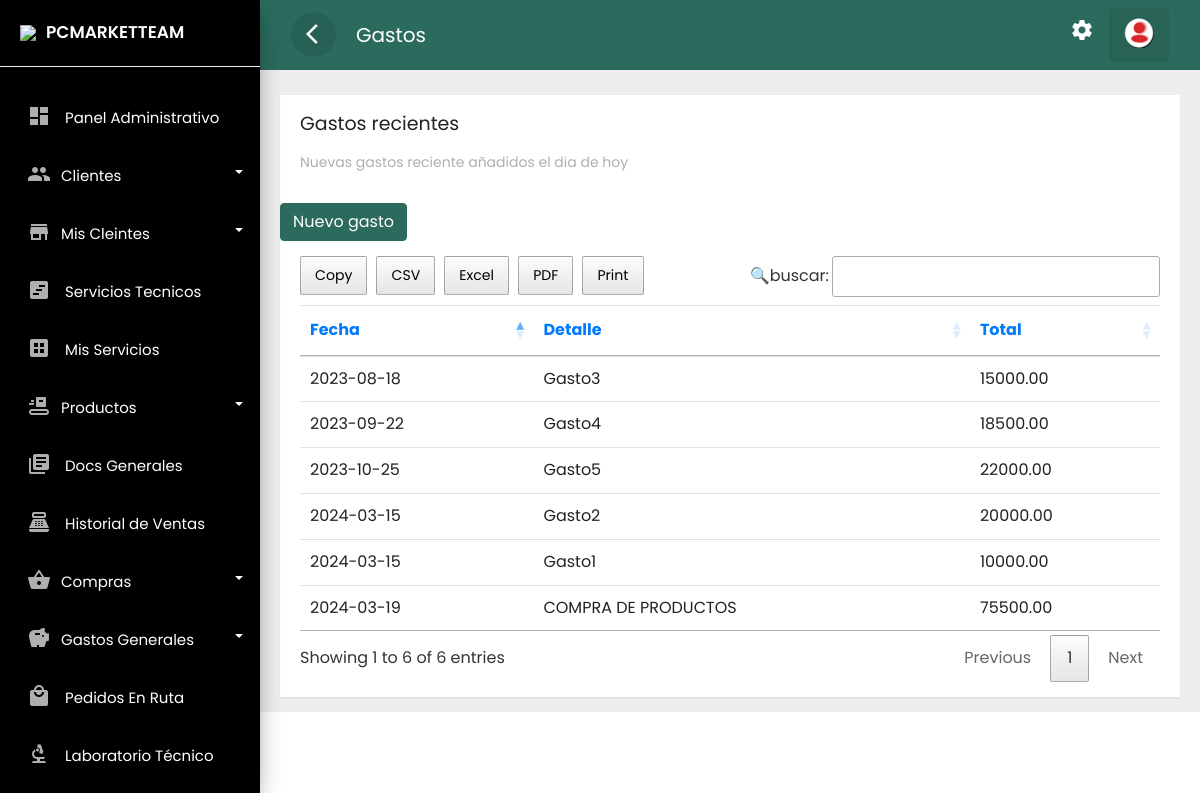
Page /frontend/gastos/mostrar.php (signed in) on the earlier database version.
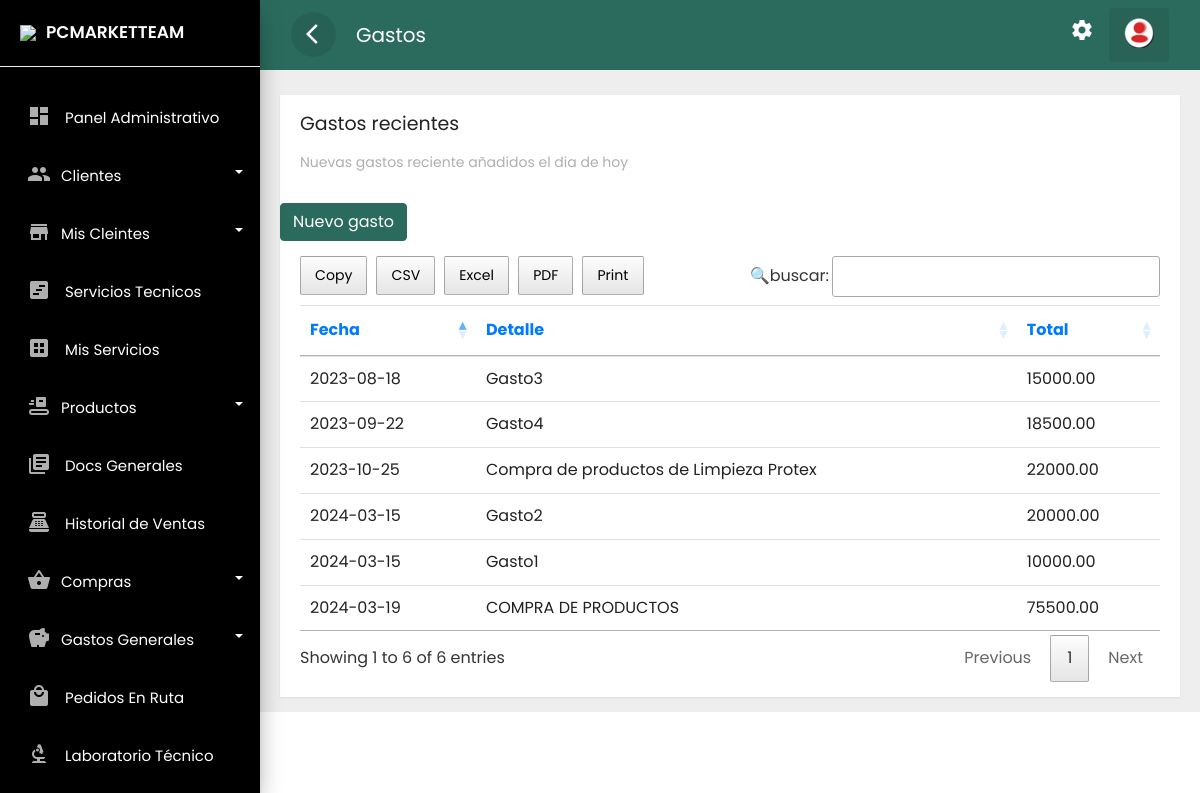
Same page on the later database version.
### tables this page shows
CREATE TABLE `gastos` (
  `idga` int(11) NOT NULL,
  `detall` text NOT NULL,
  `total` decimal(10,2) NOT NULL,
  `fec` text NOT NULL
);

### frontend/gastos/mostrar.php (the view, shortened to what this page needs)
<?php if(isset($_SESSION['id'])) { ?>
<!doctype html>
<html lang="es">
<head>
    <link rel="stylesheet" href="../../backend/css/bootstrap.min.css">
    <link rel="stylesheet" href="../../backend/css/custom.css">
    <link rel="stylesheet" href="../../backend/css/loader.css">
    <link rel="stylesheet" type="text/css" href="../../backend/css/datatable.css">
    <link rel="stylesheet" type="text/css" href="../../backend/css/buttonsdataTables.css">
    <link rel="stylesheet" type="text/css" href="../../backend/css/font.css">
</head>
<body>
    <div class="wrapper">
        <?php    include_once '../layouts/nav.php';  include_once '../layouts/menu_data.php';    ?>
        <nav id="sidebar">
            <div class="sidebar-header">
                <h3><img src="../../backend/img/favicon.png" class="img-fluid"><span>PCMARKETTEAM</span></h3>
            </div>
        </nav>
        <div id="content">
            <div class="top-navbar">
                <nav class="navbar navbar-expand-lg">
                    <div class="container-fluid">
                        <button type="button" id="sidebarCollapse" class="d-xl-block d-lg-block d-md-mone d-none">
                            <span class="material-icons">arrow_back_ios</span>
                        </button>
                        <a class="navbar-brand" href="#"> Gastos </a>
                        <div class="collapse navbar-collapse d-lg-block d-xl-block d-sm-none d-md-none d-none"
                            id="navbarSupportedContent">
                            <ul class="nav navbar-nav ml-auto">
                                <li class="nav-item">
                                    <a class="nav-link" href="../cuenta/configuracion.php">
                                        <span class="material-icons">settings</span>
                                    </a>
                                </li>
                                <li class="dropdown nav-item active">
                                    <a href="#" class="nav-link" data-toggle="dropdown">
                                        <img src="../../backend/img/reere.png">
                                    </a>
                                </li>
                            </ul>
                        </div>
                    </div>
                </nav>
            </div>
            <div class="main-content">
                <div class="row ">
                    <div class="col-lg-12 col-md-12">
                        <div class="card" style="min-height: 485px">
                            <div class="card-header card-header-text">
                                <h4 class="card-title">Gastos recientes</h4>
                                <p class="category">Nuevas gastos reciente añadidos el dia de hoy</p>
                            </div>
                            <br>
                            <a href="../gastos/nuevo.php" class="btn btn-danger text-white">Nuevo gasto</a>
                            <br>
                            <div class="card-content table-responsive">
                                <?php
                               require '../../backend/bd/ctconex.php';
 $sentencia = $connect->prepare("SELECT gastos.idga, gastos.detall, gastos.total, gastos.fec FROM gastos ORDER BY idga DESC;");
 $sentencia->execute();
$data =  array();
if($sentencia){
  while($r = $sentencia->fetchObject()){
    $data[] = $r;
  }
}
   ?>
                                <?php if(count($data)>0):?>
                                <table class="table table-hover" id="example">
                                    <thead class="text-primary">
                                        <tr>
                                            <th>Fecha</th>
                                            <th>Detalle</th>
                                            <th>Total</th>
                                        </tr>
                                    </thead>
                                    <tbody>
                                        <?php foreach($data as $g):?>
                                        <tr>
                                            <td><?php echo  $g->fec; ?></td>
                                            <td><?php echo $g->detall ?></td>
                                            <td><?php echo  $g->total; ?></td>
                                        </tr>
                                        <?php endforeach; ?>
                                    </tbody>
                                </table>
                                <?php endif; ?>
                            </div>
                        </div>
                    </div>
                </div>
            </div>
        </div>
    </div>
</body>
</html>
<?php }else{
    header('Location: ../error404.php');
 } ?>

Differences in the rows shown:
changed gastos: detall "Gasto5" → "Compra de productos de Limpieza Protex"
